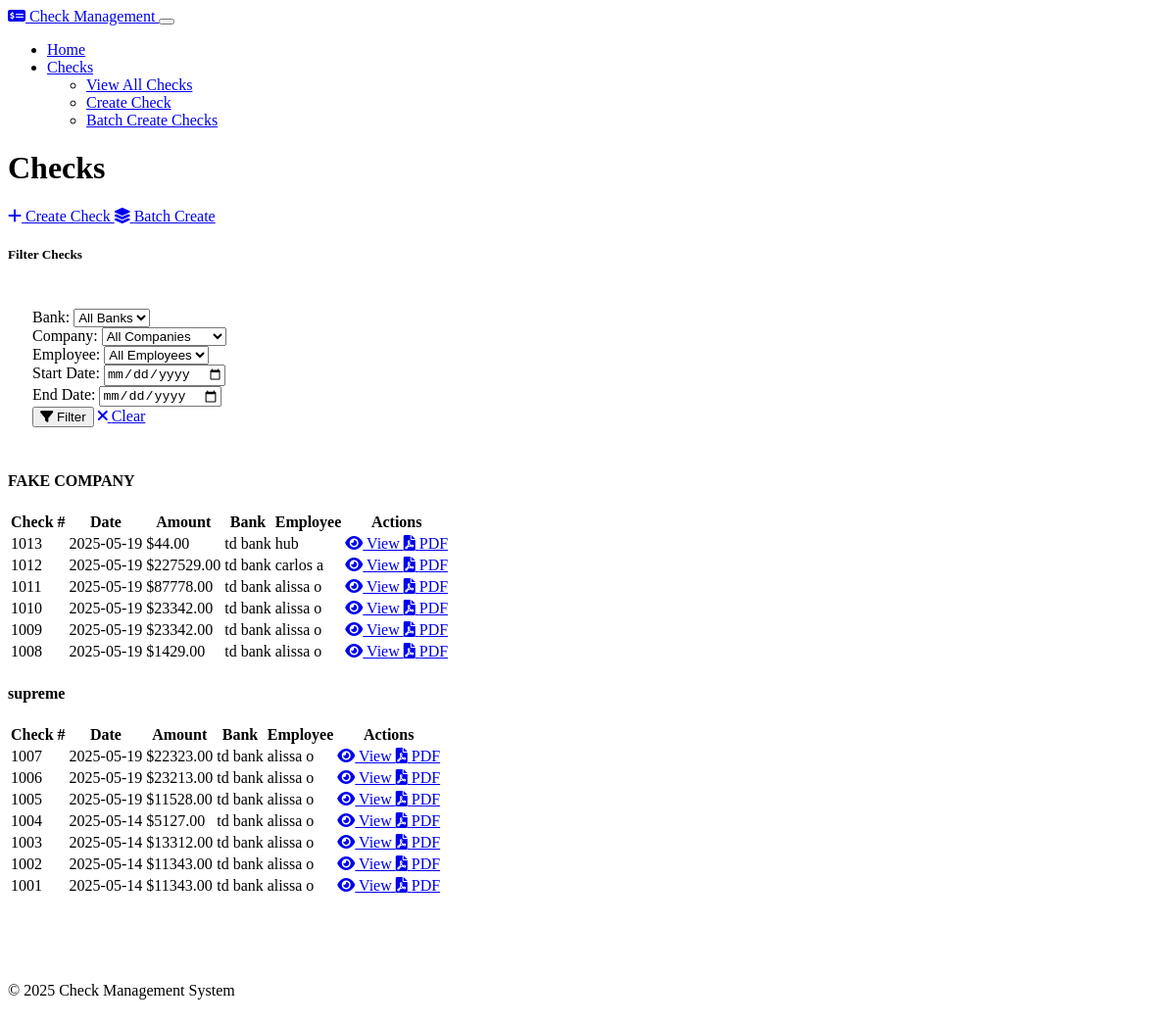
/checks, run on the app's committed database.
### models.py (models this page shows, shortened)
class Company(db.Model):
    id = db.Column(db.Integer, primary_key=True)
    name = db.Column(db.String(100), nullable=False)
    address = db.Column(db.String(200), nullable=False)
    logo = db.Column(db.Text, nullable=True)  # Store as base64 encoded string
    default_bank_id = db.Column(db.Integer, db.ForeignKey('bank.id'), nullable=True)
    employees = db.relationship('Employee', backref='company', lazy=True, cascade="all, delete-orphan")
    checks = db.relationship('Check', backref='company', lazy=True, cascade="all, delete-orphan")
    clients = db.relationship('CompanyClient', backref='company', lazy=True, cascade="all, delete-orphan")
    default_bank = db.relationship('Bank', backref='companies')

class Check(db.Model):
    id = db.Column(db.Integer, primary_key=True)
    check_number = db.Column(db.Integer, nullable=False)
    amount = db.Column(db.Numeric(10, 2), nullable=False)
    date = db.Column(db.Date, nullable=False, default=datetime.utcnow)
    hours_worked = db.Column(db.Numeric(6, 2), nullable=True)
    pay_rate = db.Column(db.Numeric(10, 2), nullable=True)
    overtime_hours = db.Column(db.Numeric(6, 2), nullable=True)
    overtime_rate = db.Column(db.Numeric(10, 2), nullable=True)
    holiday_hours = db.Column(db.Numeric(6, 2), nullable=True)
    holiday_rate = db.Column(db.Numeric(10, 2), nullable=True)
    memo = db.Column(db.String(200), nullable=True)
    bank_id = db.Column(db.Integer, db.ForeignKey('bank.id'), nullable=False)
    company_id = db.Column(db.Integer, db.ForeignKey('company.id'), nullable=False)
    employee_id = db.Column(db.Integer, db.ForeignKey('employee.id'), nullable=False)
    client_id = db.Column(db.Integer, db.ForeignKey('company_client.id'), nullable=True)
    client = db.relationship('CompanyClient', backref='checks', lazy=True)

class Bank(db.Model):
    id = db.Column(db.Integer, primary_key=True)
    name = db.Column(db.String(100), nullable=False)
    routing_number = db.Column(db.String(9), nullable=False)
    account_number = db.Column(db.String(20), nullable=False)
    last_check_number = db.Column(db.Integer, default=1000)
    checks = db.relationship('Check', backref='bank', lazy=True, cascade="all, delete-orphan")

class Employee(db.Model):
    id = db.Column(db.Integer, primary_key=True)
    name = db.Column(db.String(100), nullable=False)
    title = db.Column(db.String(100), nullable=False)
    company_id = db.Column(db.Integer, db.ForeignKey('company.id'), nullable=False)
    checks = db.relationship('Check', backref='employee', lazy=True, cascade="all, delete-orphan")

### routes.py (the view)
    @app.route('/checks')
    def checks_index():
        bank_id = request.args.get('bank_id', type=int)
        company_id = request.args.get('company_id', type=int)
        employee_id = request.args.get('employee_id', type=int)
        start_date = request.args.get('start_date')
        end_date = request.args.get('end_date')
        query = Check.query
        if bank_id:
            query = query.filter(Check.bank_id == bank_id)
        if company_id:
            query = query.filter(Check.company_id == company_id)
        if employee_id:
            query = query.filter(Check.employee_id == employee_id)
        if start_date:
            start_date = datetime.strptime(start_date, '%Y-%m-%d').date()
            query = query.filter(Check.date >= start_date)
        if end_date:
            end_date = datetime.strptime(end_date, '%Y-%m-%d').date()
            query = query.filter(Check.date <= end_date)
        checks = query.order_by(Check.date.desc(), Check.check_number.desc()).all()
        grouped_checks = defaultdict(list)
        for check in checks:
            grouped_checks[check.company.name].append(check)
        banks = Bank.query.all()
        companies = Company.query.all()
        employees = Employee.query.all()
        return render_template(
            'checks/index.html',
            grouped_checks=grouped_checks,
            banks=banks,
            companies=companies,
            employees=employees,
            bank_id=bank_id,
            company_id=company_id,
            employee_id=employee_id,
            start_date=start_date,
            end_date=end_date
        )

### templates/checks/index.html (shortened to what this page needs)
{% extends 'layout.html' %}
{% block content %}
<div class="d-flex justify-content-between align-items-center mb-4">
    <h1>Checks</h1>
    <div>
        <a href="{{ url_for('checks_create') }}" class="btn btn-primary me-2">
            <i class="fas fa-plus me-1"></i> Create Check
        </a>
        <a href="{{ url_for('checks_batch') }}" class="btn btn-success">
            <i class="fas fa-layer-group me-1"></i> Batch Create
        </a>
    </div>
</div>
<div class="card mb-4">
    <div class="card-header">
        <h5 class="mb-0">Filter Checks</h5>
    </div>
    <div class="card-body">
        <form method="get" action="{{ url_for('checks_index') }}">
            <div class="row">
                <div class="col-md-3 mb-3">
                    <label for="bank_id" class="form-label">Bank:</label>
                    <select name="bank_id" id="bank_id" class="form-select">
                        <option value="">All Banks</option>
                    </select>
                </div>
                <div class="col-md-3 mb-3">
                    <label for="company_id" class="form-label">Company:</label>
                    <select name="company_id" id="company_id" class="form-select">
                        <option value="">All Companies</option>
                    </select>
                </div>
                <div class="col-md-3 mb-3">
                    <label for="employee_id" class="form-label">Employee:</label>
                    <select name="employee_id" id="employee_id" class="form-select">
                        <option value="">All Employees</option>
                    </select>
                </div>
                <div class="col-md-3 mb-3">
                    <label for="start_date" class="form-label">Start Date:</label>
                    <input type="date" name="start_date" id="start_date" class="form-control" value="{{ start_date }}">
                </div>
                <div class="col-md-3 mb-3">
                    <label for="end_date" class="form-label">End Date:</label>
                    <input type="date" name="end_date" id="end_date" class="form-control" value="{{ end_date }}">
                </div>
                <div class="col-md-3 d-flex align-items-end mb-3">
                    <button type="submit" class="btn btn-primary me-2">
                        <i class="fas fa-filter me-1"></i> Filter
                    </button>
                    <a href="{{ url_for('checks_index') }}" class="btn btn-secondary">
                        <i class="fas fa-times me-1"></i> Clear
                    </a>
                </div>
            </div>
        </form>
    </div>
</div>
{% if grouped_checks %}
    {% for company_name, checks in grouped_checks.items() %}
        <h4 class="mt-4">{{ company_name }}</h4>
        <div class="table-responsive mb-4">
            <table class="table table-hover">
                <thead>
                    <tr>
                        <th>Check #</th>
                        <th>Date</th>
                        <th>Amount</th>
                        <th>Bank</th>
                        <th>Employee</th>
                        <th>Actions</th>
                    </tr>
                </thead>
                <tbody>
                    {% for check in checks %}
                        <tr>
                            <td>{{ check.check_number }}</td>
                            <td>{{ check.date.strftime('%Y-%m-%d') }}</td>
                            <td>${{ check.amount }}</td>
                            <td>{{ check.bank.name }}</td>
                            <td>{{ check.employee.name }}</td>
                            <td>
                                <div class="btn-group" role="group">
                                    <a href="{{ url_for('checks_view', id=check.id) }}" class="btn btn-sm btn-info">
                                        <i class="fas fa-eye"></i> View
                                    </a>
                                    <a href="{{ url_for('checks_pdf', id=check.id) }}" class="btn btn-sm btn-primary">
                                        <i class="fas fa-file-pdf"></i> PDF
                                    </a>
                                </div>
                            </td>
                        </tr>
                    {% endfor %}
                </tbody>
            </table>
        </div>
    {% endfor %}
{% else %}
    <div class="alert alert-info">
        <i class="fas fa-info-circle me-2"></i> No checks found with the current filters. Try adjusting your search criteria or create new checks.
    </div>
{% endif %}
{% endblock %}

### static/css/custom.css (style rules this page uses)
.btn-group .btn { transition: all 0.2s ease; }
.card { transition: all 0.3s ease; }
.card .card-body { padding: 25px; }
.form-label { font-weight: 500; }
.table th { font-weight: 600; }

### data on the page
Company: name "FAKE COMPANY"
Check: check_number "1013", date "2025-05-19", amount "44.00", bank.name "td bank", employee.name "hub"
Check: check_number "1012", date "2025-05-19", amount "227529.00", bank.name "td bank", employee.name "carlos a"
Check: check_number "1011", date "2025-05-19", amount "87778.00", bank.name "td bank", employee.name "alissa o"
Check: check_number "1010", date "2025-05-19", amount "23342.00", bank.name "td bank", employee.name "alissa o"
Check: check_number "1009", date "2025-05-19", amount "23342.00", bank.name "td bank", employee.name "alissa o"
Check: check_number "1008", date "2025-05-19", amount "1429.00", bank.name "td bank", employee.name "alissa o"
Company: name "supreme"
Check: check_number "1007", date "2025-05-19", amount "22323.00", bank.name "td bank", employee.name "alissa o"
Check: check_number "1006", date "2025-05-19", amount "23213.00", bank.name "td bank", employee.name "alissa o"
Check: check_number "1005", date "2025-05-19", amount "11528.00", bank.name "td bank", employee.name "alissa o"
Check: check_number "1004", date "2025-05-14", amount "5127.00", bank.name "td bank", employee.name "alissa o"
Check: check_number "1003", date "2025-05-14", amount "13312.00", bank.name "td bank", employee.name "alissa o"
Check: check_number "1002", date "2025-05-14", amount "11343.00", bank.name "td bank", employee.name "alissa o"
Check: check_number "1001", date "2025-05-14", amount "11343.00", bank.name "td bank", employee.name "alissa o"
